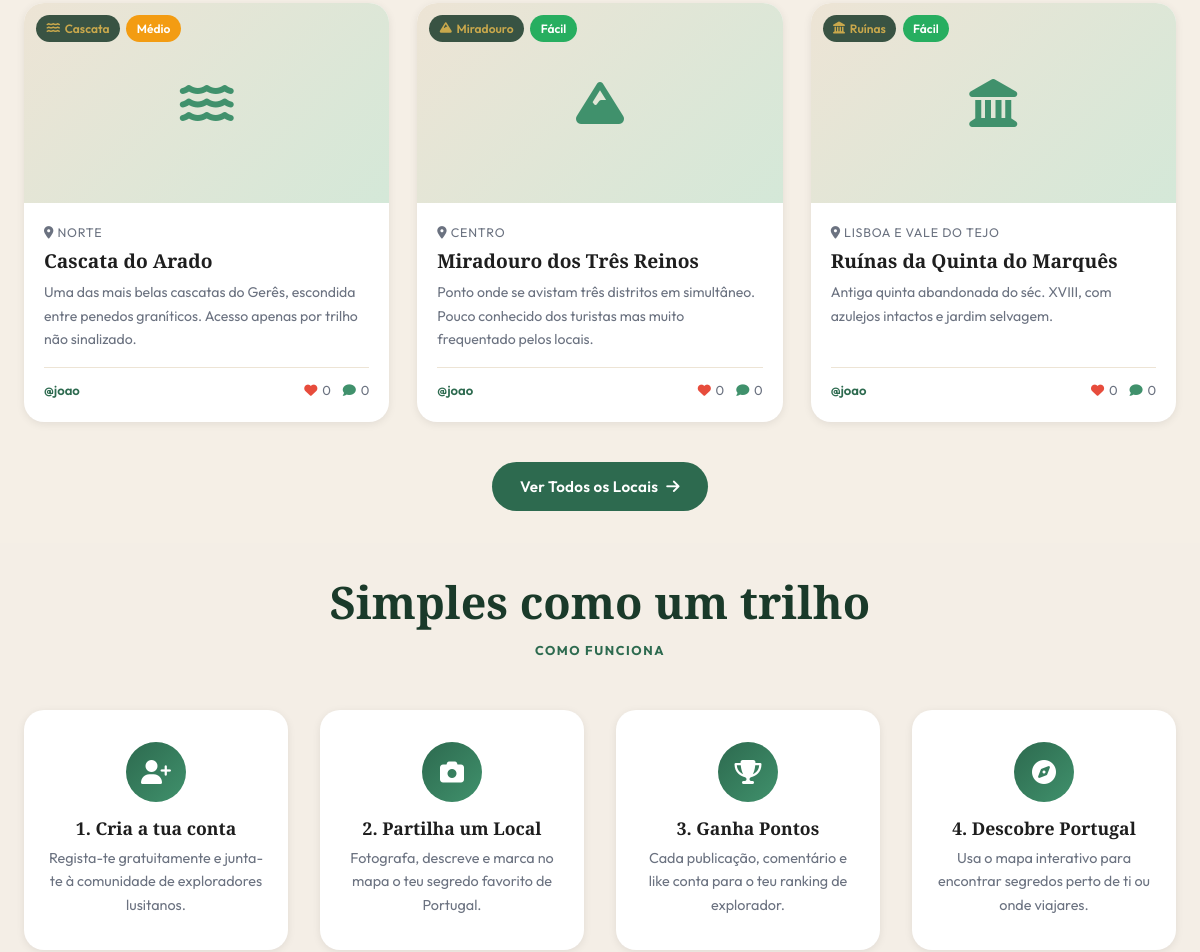
Before: / (middle part) with the older database file.
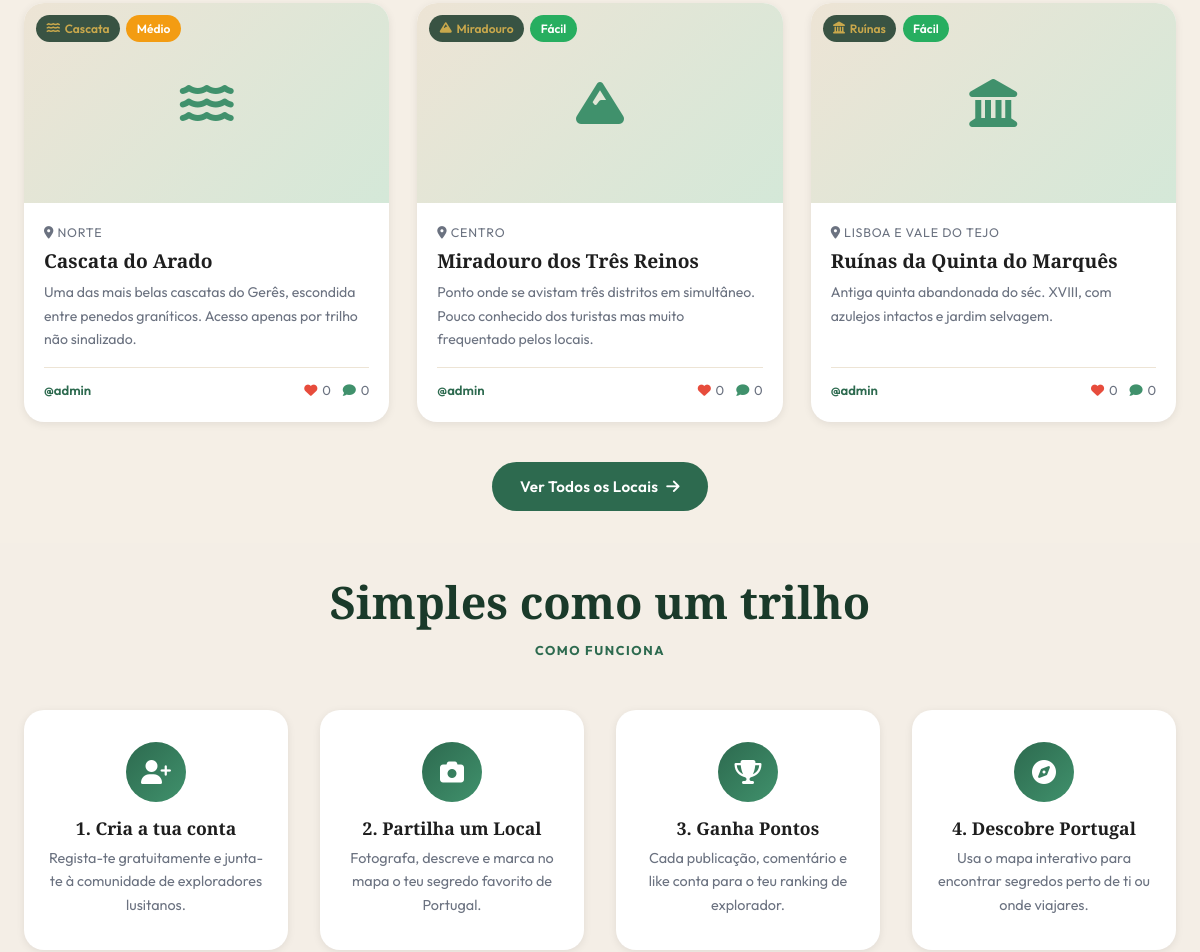
After: the same page with the newer database file.
### tables this page shows
CREATE TABLE locais (
    id INT AUTO_INCREMENT PRIMARY KEY,
    utilizador_id INT NOT NULL,
    categoria_id INT NOT NULL,
    regiao_id INT NOT NULL,
    nome VARCHAR(150) NOT NULL,
    descricao TEXT NOT NULL,
    latitude DECIMAL(10,7) NOT NULL,
    longitude DECIMAL(10,7) NOT NULL,
    dificuldade ENUM('facil','medio','dificil') DEFAULT 'medio',
    foto_capa VARCHAR(255) DEFAULT NULL,
    estado ENUM('pendente','aprovado','rejeitado') DEFAULT 'aprovado',
    vistas INT DEFAULT 0,
    criado_em DATETIME DEFAULT CURRENT_TIMESTAMP,
    FOREIGN KEY (utilizador_id) REFERENCES utilizadores(id) ON DELETE CASCADE,
    FOREIGN KEY (categoria_id)  REFERENCES categorias(id) ON DELETE RESTRICT,
    FOREIGN KEY (regiao_id) REFERENCES regioes(id) ON DELETE RESTRICT
);

CREATE TABLE utilizadores (
    id INT AUTO_INCREMENT PRIMARY KEY,
    nome VARCHAR(100) NOT NULL,
    username VARCHAR(50) NOT NULL UNIQUE,
    email VARCHAR(150) NOT NULL UNIQUE,
    password VARCHAR(255) NOT NULL,
    avatar VARCHAR(255) DEFAULT NULL,
    bio TEXT DEFAULT NULL,
    pontos INT DEFAULT 0,
    role ENUM('user','admin') DEFAULT 'user',
    ativo TINYINT(1) DEFAULT 1,
    verificado TINYINT(1) DEFAULT 0,
    criado_em DATETIME DEFAULT CURRENT_TIMESTAMP
);

CREATE TABLE categorias (
    id INT AUTO_INCREMENT PRIMARY KEY,
    nome VARCHAR(80) NOT NULL,
    icone VARCHAR(50) DEFAULT 'fas fa-map-pin'
);

CREATE TABLE regioes (
    id INT AUTO_INCREMENT PRIMARY KEY, nome VARCHAR(80) NOT NULL
);

### includes/functions.php (called while the page is built, shortened)
<?php
require_once __DIR__ . '/config.php';
require_once __DIR__ . '/auth.php';
function get_locais(array $filtros = [], int $limite = 12, int $offset = 0): array {
    $where = ['l.estado = "aprovado"'];
    $params = [];
    $ordem_input = $filtros['ordem'] ?? 'recente';
    $ordem_permitida = ['likes', 'vistas', 'recente', 'antigo'];
    $order = match($ordem_input) {
        'likes'  => '(SELECT COUNT(*) FROM likes WHERE local_id = l.id) DESC',
        'vistas' => 'l.vistas DESC',
        'antigo' => 'l.criado_em ASC',
        default  => 'l.criado_em DESC'
    };
    $sql = 'SELECT l.*, c.nome AS categoria_nome, c.icone AS categoria_icone,
                   r.nome AS regiao_nome, u.username, u.nome AS autor_nome,
                   (SELECT COUNT(*) FROM likes WHERE local_id = l.id) AS total_likes,
                   (SELECT COUNT(*) FROM comentarios WHERE local_id = l.id) AS total_comentarios
            FROM locais l
            JOIN categorias c ON c.id = l.categoria_id
            JOIN regioes r    ON r.id = l.regiao_id
            JOIN utilizadores u ON u.id = l.utilizador_id
            WHERE ' . implode(' AND ', $where) .
           ' ORDER BY ' . $order .
           ' LIMIT ' . (int)$limite . ' OFFSET ' . (int)$offset;
    $st = db()->prepare($sql);
    $st->execute($params);
    return $st->fetchAll();
}

### includes/config.php (called while the page is built, shortened)
<?php
function db(): PDO {
    static $pdo = null;
    if ($pdo === null) {
        $dsn = 'mysql:host=' . DB_HOST . ';dbname=' . DB_NAME . ';charset=utf8mb4';
        $options = [
            PDO::ATTR_ERRMODE            => PDO::ERRMODE_EXCEPTION,
            PDO::ATTR_DEFAULT_FETCH_MODE => PDO::FETCH_ASSOC,
            PDO::ATTR_EMULATE_PREPARES   => false,
        ];
        $pdo = new PDO($dsn, DB_USER, DB_PASS, $options);
    }
    return $pdo;
}

### includes/auth.php (called while the page is built, shortened)
<?php
require_once __DIR__ . '/config.php';
function h(string $s): string {
    return htmlspecialchars($s, ENT_QUOTES, 'UTF-8');
}

### includes/card_local.php (the view)
<?php
$dif_class = [
    'facil'   => 'badge-dif-facil',
    'medio'   => 'badge-dif-medio',
    'dificil' => 'badge-dif-dificil',
][$local['dificuldade']] ?? 'badge-dif-medio';
$dif_label = [
    'facil'   => 'Fácil',
    'medio'   => 'Médio',
    'dificil' => 'Difícil',
][$local['dificuldade']] ?? 'Médio';
?>
<article class="card">
  <a href="<?= SITE_URL ?>/pages/local.php?id=<?= $local['id'] ?>" class="card-img" style="display:block;">
    <?php if ($local['foto_capa']): ?>
      <img src="<?= SITE_URL ?>/uploads/locais/<?= h($local['foto_capa']) ?>"
           alt="<?= h($local['nome']) ?>" loading="lazy">
    <?php else: ?>
      <div class="card-img-placeholder"><i class="<?= h($local['categoria_icone']) ?>"></i></div>
    <?php endif; ?>
    <div class="card-badges">
      <span class="badge badge-cat"><i class="<?= h($local['categoria_icone']) ?>"></i> <?= h($local['categoria_nome']) ?></span>
      <span class="badge <?= $dif_class ?>"><?= $dif_label ?></span>
    </div>
  </a>
  <div class="card-body">
    <div class="card-region"><i class="fas fa-map-marker-alt"></i> <?= h($local['regiao_nome']) ?></div>
    <h3 class="card-title">
      <a href="<?= SITE_URL ?>/pages/local.php?id=<?= $local['id'] ?>"><?= h($local['nome']) ?></a>
    </h3>
    <p class="card-desc"><?= h($local['descricao']) ?></p>
    <div class="card-meta">
      <span style="font-size:.82rem;">
        <a href="<?= SITE_URL ?>/pages/perfil.php?id=<?= $local['utilizador_id'] ?>" style="color:var(--verde);font-weight:600;">
          @<?= h($local['username']) ?>
        </a>
      </span>
      <div class="card-meta-stats">
        <span><i class="fas fa-heart"></i> <?= (int)$local['total_likes'] ?></span>
        <span><i class="fas fa-comment"></i> <?= (int)$local['total_comentarios'] ?></span>
      </div>
    </div>
  </div>
</article>

### index.php (shortened to what the changed rows need)
<?php
require_once __DIR__ . '/includes/functions.php';
$locais_destaque = get_locais(['ordem' => 'likes'], 6);
include __DIR__ . '/includes/header.php';
?>
<main>
  <section class="section">
    <div class="container">
      <?php if ($locais_destaque): ?>
      <div class="cards-grid">
        <?php foreach ($locais_destaque as $local): ?>
          <?php include __DIR__ . '/includes/card_local.php'; ?>
        <?php endforeach; ?>
      </div>
      <?php endif; ?>
    </div>
  </section>
  <section class="section section-alt">
    <div class="container">
      <div class="section-header">
        <h2>Simples como um trilho</h2>
      </div>
    </div>
  </section>
</main>
<?php include __DIR__ . '/includes/footer.php'; ?>

Changed rows visible on the page:
changed through a linked row, locais "Cascata do Arado": utilizador.username "joao" → "admin"
changed through a linked row, locais "Miradouro dos Três Reinos": utilizador.username "joao" → "admin"
changed through a linked row, locais "Ruínas da Quinta do Marquês": utilizador.username "joao" → "admin"
